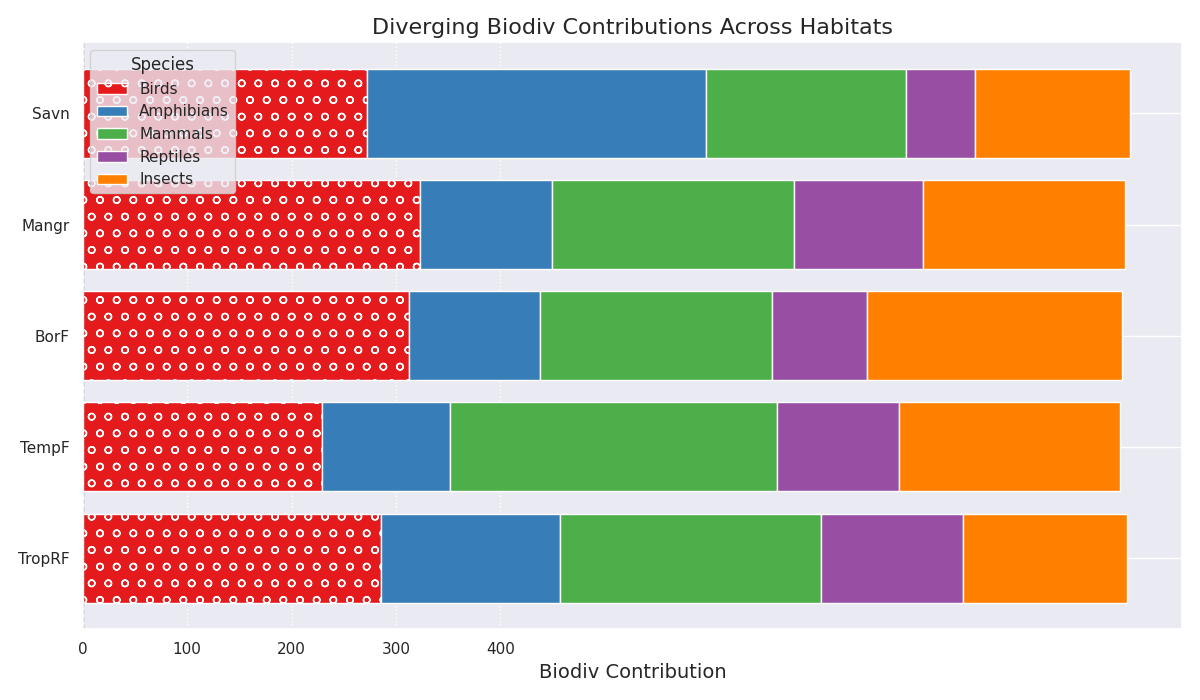

The script that drew this image:
import numpy as np
import matplotlib.pyplot as plt

habitats = ["TropRF", "TempF", "BorF", "Mangr", "Savn"]
years = np.arange(2030, 2040)

mammals = np.array([
    [24, 22, 21, 30, 28, 27, 26, 25, 24, 23],
    [28, 29, 35, 29, 32, 31, 30, 34, 33, 32],
    [21, 23, 20, 24, 21, 25, 20, 22, 24, 22],
    [24, 22, 21, 20, 25, 24, 25, 23, 24, 23],
    [19, 21, 17, 23, 20, 21, 18, 16, 22, 15]
])
birds = np.array([
    [30, 31, 27, 25, 28, 30, 26, 29, 28, 32],
    [27, 22, 21, 20, 23, 24, 26, 21, 25, 20],
    [34, 32, 29, 35, 31, 28, 30, 32, 29, 33],
    [31, 33, 31, 35, 31, 34, 34, 30, 32, 32],
    [27, 25, 29, 30, 25, 28, 26, 24, 28, 30]
])
reptiles = np.array([
    [17, 13, 10, 16, 14, 15, 15, 11, 12, 13],
    [11, 10, 14, 13, 10, 12, 15, 11, 11, 10],
    [9, 12, 5, 13, 8, 6, 10, 11, 7, 10],
    [12, 13, 10, 15, 12, 13, 14, 14, 11, 10],
    [5, 8, 6, 5, 5, 7, 9, 7, 6, 8]
])
amphibians = np.array([
    [17, 19, 15, 14, 16, 16, 19, 20, 18, 17],
    [13, 10, 13, 15, 14, 12, 11, 10, 14, 11],
    [13, 10, 12, 10, 15, 11, 13, 11, 16, 14],
    [12, 11, 16, 14, 12, 10, 15, 14, 13, 10],
    [34, 33, 31, 31, 32, 33, 30, 35, 34, 32]
])
insects = np.array([
    [15, 16, 17, 16, 15, 15, 16, 16, 15, 16],
    [21, 20, 23, 22, 21, 21, 22, 21, 20, 21],
    [20, 30, 24, 22, 28, 18, 29, 23, 27, 24],
    [19, 20, 20, 20, 19, 19, 19, 20, 19, 19],
    [19, 11, 16, 14, 9, 12, 18, 16, 20, 13]
])

species_data = [birds, amphibians, mammals, reptiles, insects]  # shuffled data
species_names = ['Birds', 'Amphibians', 'Mammals', 'Reptiles', 'Insects']  # shuffled labels
marker_styles = ['o', 'v', 's', 'p', 'D']  # random markers

colors = ['#e41a1c', '#377eb8', '#4daf4a', '#984ea3', '#ff7f00']  # using diverse colors

fig, ax = plt.subplots(figsize=(12, 7))

left_offset = np.zeros(len(habitats))

for i, species in enumerate(species_data):
    species_sum = species.sum(axis=1)
    ax.barh(habitats, species_sum, color=colors[i], left=left_offset, edgecolor='white', hatch=marker_styles[i], label=species_names[i])
    left_offset += species_sum

ax.axvline(0, color='grey', lw=1, linestyle='--')  # changed line style
ax.set_xticks(np.arange(0, 500, 100))  # altered range
ax.set_xlabel('Biodiv Contribution', fontsize=14)
ax.set_title("Diverging Biodiv Contributions Across Habitats", fontsize=16)

ax.grid(True, which='both', axis='x', linestyle=':')  # add grid to the x-axis with a different style
ax.legend(title='Species', loc='upper left')  # changed legend location

plt.tight_layout()
plt.show()
